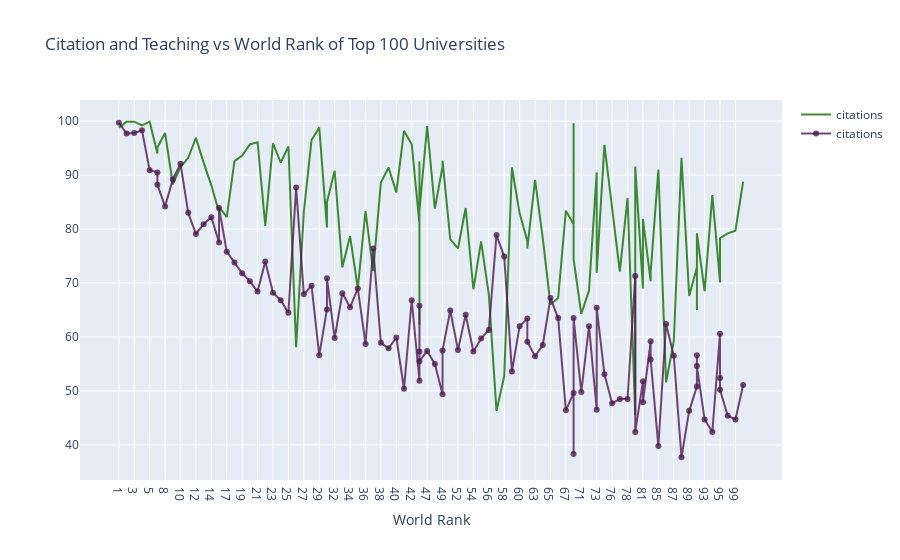

This figure's notebook cell:
### Markdown cell above
* Import graph_objs as go
* Creating traces
    * x = x axis
    * y = y axis
    * mode = type of plot like marker, line or line + markers
    * name = name of the plots
    * marker = marked is used with dictionary.
        * color = color of lines. It takes RGB and opacity
    * text = The hover text (hover is curser)
* data = is a list that we add traces into it
* layout = it is dictionary
    * title = title of layout
    * x axis = it is dictionary
        * title = label of x axis
        * ticklen = length of x axis ticks
        * zeroline = showing zero line or not
    * fig = it includes data and layout
    * iplot() = plots the figure(fig) that is created by data and layout

### Code cell
# prepare data frame
df = timesData.iloc[:100,:]

# Creating trace1
trace1 = go.Scatter(
                    x = df.world_rank,
                    y = df.citations,
                    mode = "lines",
                    name = "citations",
                    marker = dict(color = 'rgba(16, 112, 2, 0.8)'),
                    text = df.university_name)

# Creating trace2
trace2 = go.Scatter(
                    x = df.world_rank,
                    y = df.teaching,
                    mode = "lines+markers",
                    name = "citations",
                    marker = dict(color = 'rgba(80, 26, 80, 0.8)'),
                    text = df.university_name)

data = [trace1, trace2]

layout = dict(title = 'Citation and Teaching vs World Rank of Top 100 Universities',
             xaxis = dict(title = 'World Rank', ticklen = 5, zeroline = False))

fig = dict(data = data, layout = layout)
iplot(fig)

### Figure 1 — Plotly figure (JSON) as saved in the notebook; plotly's stock layout.template omitted (floating-point values rounded to 4 significant figures)
{"data": [{"marker": {"color": "rgba(16, 112, 2, 0.8)"}, "mode": "lines", "name": "citations", "text": ["Harvard University", "California Institute of Technology", "Massachusetts Institute of Technology", "Stanford University", "Princeton University", "University of Cambridge", "University of Oxford", "University of California, Berkeley", "Imperial College London", "Yale University", "University of California, Los Angeles", "University of Chicago", "Johns Hopkins University", "Cornell University", "ETH Zurich – Swiss Federal Institute of Technology Zurich", "University of Michigan", "University of Toronto", "Columbia University", "University of Pennsylvania", "Carnegie Mellon University", "University of Hong Kong", "University College London", "University of Washington", "Duke University", "Northwestern University", "University of Tokyo", "Georgia Institute of Technology", "Pohang University of Science and Technology", "University of California, Santa Barbara", "University of British Columbia", "University of North Carolina at Chapel Hill", "University of California, San Diego", "University of Illinois at Urbana-Champaign", "National University of Singapore", "McGill University", "University of Melbourne", "Peking University", "Washington University in St Louis", "École Polytechnique", "University of Edinburgh", "Hong Kong University of Science and Technology", "École Normale Supérieure", "Australian National University", "Karolinska Institute", "University of Göttingen", "University of Wisconsin", "Rice University", "École Polytechnique Fédérale de Lausanne", "University of California, Irvine", "University of Science and Technology of China", "Vanderbilt University", "University of Minnesota", "Tufts University", "University of California, Davis", "Brown University", "University of Massachusetts", "Kyoto University", "Tsinghua University", "Boston University", "New York University", "Emory University", "LMU Munich", "University of Notre Dame", "University of Pittsburgh", "Case Western Reserve University", "Ohio State University", "University of Colorado Boulder", "University of Bristol", "University of California, Santa Cruz", "Yeshiva University", "University of Sydney", "University of Virginia", "University of Adelaide", "University of Southern California", "William & Mary", "Trinity College Dublin", "King’s College London", "Stony Brook University", "Korea Advanced Institute of Science and Technology (KAIST)", "University of Sussex", "The University of Queensland", "University of York", "Heidelberg University", "University of Utah", "Durham University", "London School of Economics and Political Science", "University of Manchester", "Royal Holloway, University of London", "Lund University", "University of Southampton", "University of Zurich", "Wake Forest University", "McMaster University", "University College Dublin", "George Washington University", "University of Arizona", "University of Basel", "University of Maryland, College Park", "Dartmouth College", "École Normale Supérieure de Lyon"], "type": "scatter", "x": ["1", "2", "3", "4", "5", "6", "6", "8", "9", "10", "11", "12", "13", "14", "15", "15", "17", "18", "19", "20", "21", "22", "23", "24", "25", "26", "27", "28", "29", "30", "30", "32", "33", "34", "35", "36", "37", "38", "39", "40", "41", "42", "43", "43", "43", "43", "47", "48", "49", "49", "51", "52", "53", "54", "55", "56", "57", "58", "59", "60", "61", "61", "63", "64", "65", "66", "67", "68", "68", "68", "71", "72", "73", "73", "75", "76", "77", "78", "79", "79", "81", "81", "83", "83", "85", "86", "87", "88", "89", "90", "90", "90", "93", "94", "95", "95", "95", "98", "99", "100"], "y": [98.8, 99.9, 99.9, 99.2, 99.9, 94.0, 95.1, 97.8, 88.3, 91.5, 93.2, 96.9, 92.3, 88.1, 83.1, 84.1, 82.2, 92.6, 93.6, 95.7, 96.1, 80.6, 95.9, 92.3, 95.3, 58.1, 83.2, 96.5, 98.8, 80.3, 85.0, 90.8, 72.9, 78.7, 69.0, 83.3, 72.2, 88.6, 91.4, 86.8, 98.2, 95.7, 81.0, 62.3, 92.5, 83.4, 99.1, 83.8, 91.6, 92.7, 78.1, 76.4, 83.9, 68.8, 77.7, 67.9, 46.3, 52.7, 91.4, 82.9, 77.8, 76.4, 89.1, 78.3, 66.0, 67.2, 83.4, 80.9, 99.6, 74.4, 64.3, 68.6, 90.5, 71.9, 95.6, 84.4, 72.1, 85.8, 45.5, 91.6, 69.0, 81.9, 70.3, 72.0, 91.0, 51.6, 59.2, 93.2, 67.6, 72.9, 65.0, 79.2, 68.5, 86.3, 70.2, 70.1, 78.3, 79.2, 79.7, 88.8]}, {"marker": {"color": "rgba(80, 26, 80, 0.8)"}, "mode": "lines+markers", "name": "citations", "text": ["Harvard University", "California Institute of Technology", "Massachusetts Institute of Technology", "Stanford University", "Princeton University", "University of Cambridge", "University of Oxford", "University of California, Berkeley", "Imperial College London", "Yale University", "University of California, Los Angeles", "University of Chicago", "Johns Hopkins University", "Cornell University", "ETH Zurich – Swiss Federal Institute of Technology Zurich", "University of Michigan", "University of Toronto", "Columbia University", "University of Pennsylvania", "Carnegie Mellon University", "University of Hong Kong", "University College London", "University of Washington", "Duke University", "Northwestern University", "University of Tokyo", "Georgia Institute of Technology", "Pohang University of Science and Technology", "University of California, Santa Barbara", "University of British Columbia", "University of North Carolina at Chapel Hill", "University of California, San Diego", "University of Illinois at Urbana-Champaign", "National University of Singapore", "McGill University", "University of Melbourne", "Peking University", "Washington University in St Louis", "École Polytechnique", "University of Edinburgh", "Hong Kong University of Science and Technology", "École Normale Supérieure", "Australian National University", "Karolinska Institute", "University of Göttingen", "University of Wisconsin", "Rice University", "École Polytechnique Fédérale de Lausanne", "University of California, Irvine", "University of Science and Technology of China", "Vanderbilt University", "University of Minnesota", "Tufts University", "University of California, Davis", "Brown University", "University of Massachusetts", "Kyoto University", "Tsinghua University", "Boston University", "New York University", "Emory University", "LMU Munich", "University of Notre Dame", "University of Pittsburgh", "Case Western Reserve University", "Ohio State University", "University of Colorado Boulder", "University of Bristol", "University of California, Santa Cruz", "Yeshiva University", "University of Sydney", "University of Virginia", "University of Adelaide", "University of Southern California", "William & Mary", "Trinity College Dublin", "King’s College London", "Stony Brook University", "Korea Advanced Institute of Science and Technology (KAIST)", "University of Sussex", "The University of Queensland", "University of York", "Heidelberg University", "University of Utah", "Durham University", "London School of Economics and Political Science", "University of Manchester", "Royal Holloway, University of London", "Lund University", "University of Southampton", "University of Zurich", "Wake Forest University", "McMaster University", "University College Dublin", "George Washington University", "University of Arizona", "University of Basel", "University of Maryland, College Park", "Dartmouth College", "École Normale Supérieure de Lyon"], "type": "scatter", "x": ["1", "2", "3", "4", "5", "6", "6", "8", "9", "10", "11", "12", "13", "14", "15", "15", "17", "18", "19", "20", "21", "22", "23", "24", "25", "26", "27", "28", "29", "30", "30", "32", "33", "34", "35", "36", "37", "38", "39", "40", "41", "42", "43", "43", "43", "43", "47", "48", "49", "49", "51", "52", "53", "54", "55", "56", "57", "58", "59", "60", "61", "61", "63", "64", "65", "66", "67", "68", "68", "68", "71", "72", "73", "73", "75", "76", "77", "78", "79", "79", "81", "81", "83", "83", "85", "86", "87", "88", "89", "90", "90", "90", "93", "94", "95", "95", "95", "98", "99", "100"], "y": [99.7, 97.7, 97.8, 98.3, 90.9, 90.5, 88.2, 84.2, 89.2, 92.1, 83.0, 79.1, 80.9, 82.2, 77.5, 83.9, 75.8, 73.8, 71.8, 70.3, 68.4, 74.0, 68.2, 66.8, 64.5, 87.7, 67.9, 69.5, 56.6, 65.1, 70.9, 59.8, 68.1, 65.5, 69.0, 58.7, 76.4, 58.9, 57.9, 59.9, 50.4, 66.8, 51.9, 65.8, 57.3, 55.5, 57.4, 55.0, 49.4, 57.5, 64.9, 57.6, 64.1, 57.3, 59.7, 61.3, 78.9, 74.9, 53.6, 62.0, 63.4, 59.1, 56.4, 58.5, 67.2, 63.5, 46.4, 49.6, 38.3, 63.5, 49.8, 62.0, 46.5, 65.4, 53.1, 47.7, 48.5, 48.5, 71.3, 42.4, 51.8, 47.9, 59.2, 55.8, 39.8, 62.4, 56.5, 37.7, 46.3, 50.8, 56.6, 54.6, 44.7, 42.4, 60.6, 52.4, 50.2, 45.4, 44.7, 51.1]}], "layout": {"title": {"text": "Citation and Teaching vs World Rank of Top 100 Universities"}, "xaxis": {"ticklen": 5, "title": {"text": "World Rank"}, "zeroline": false}}}
